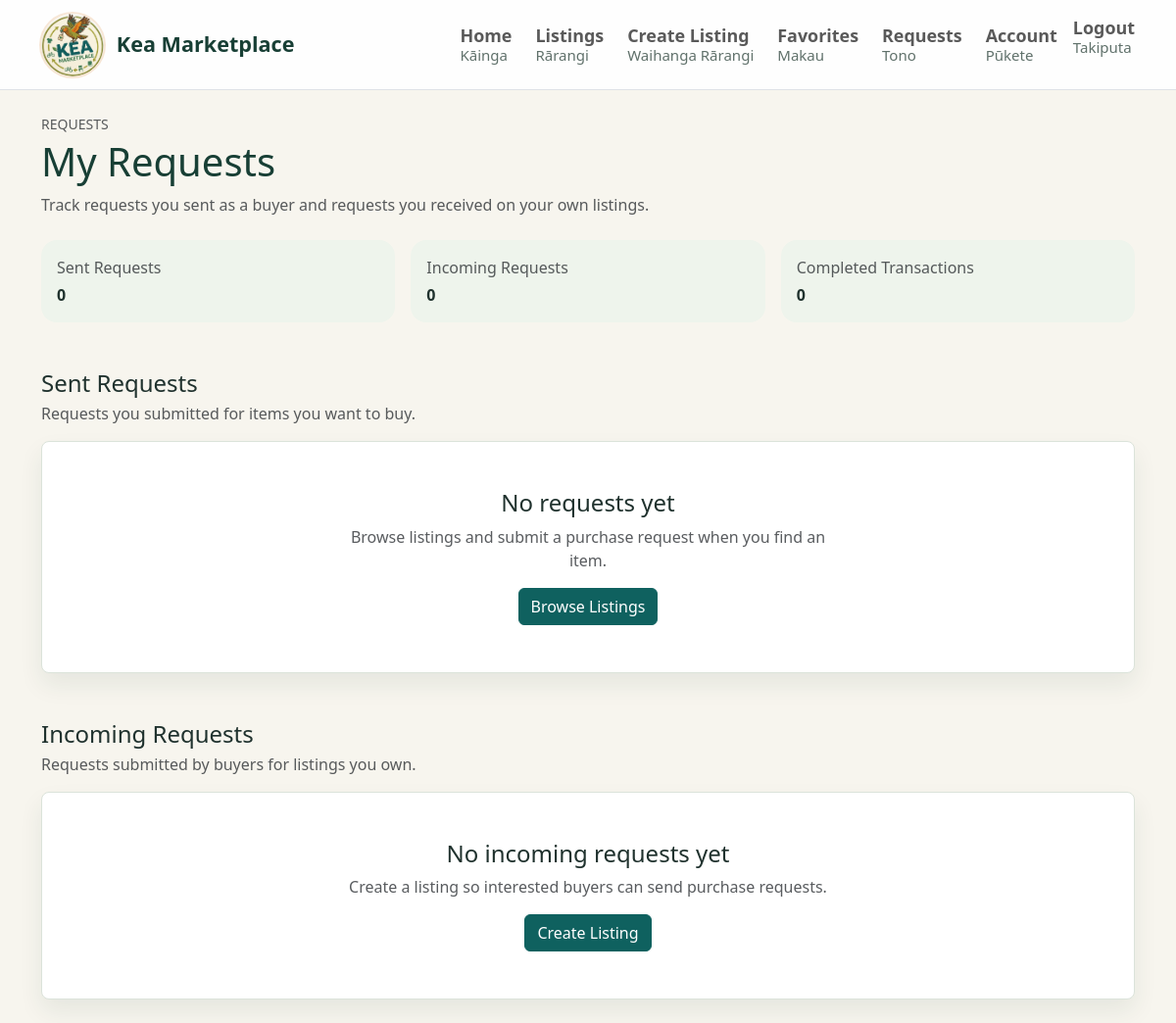
The app's page /requests/history (signed in), older data.
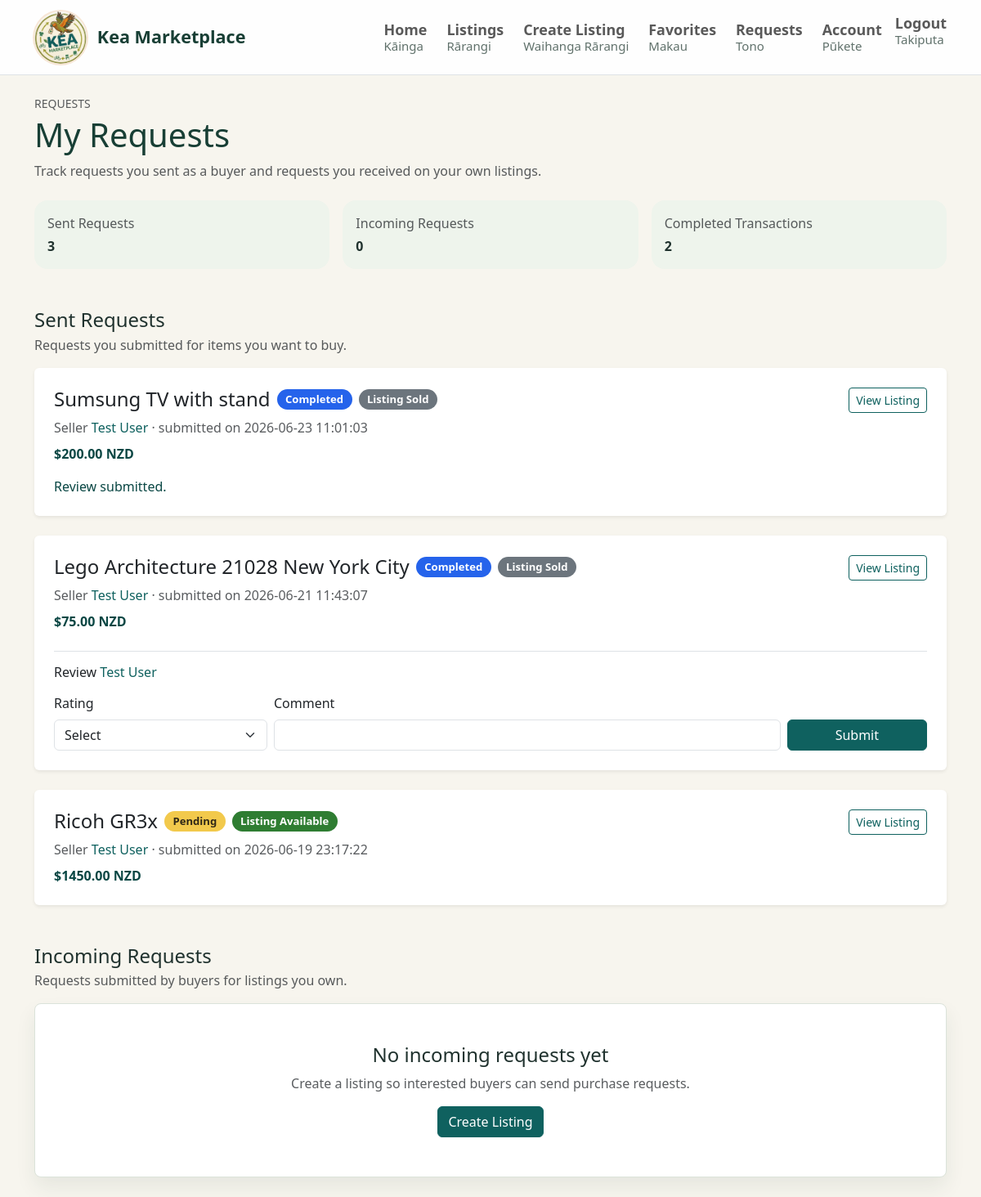
The same page, newer data.
### tables this page shows
CREATE TABLE requests (
    id INTEGER PRIMARY KEY AUTOINCREMENT,
    listing_id INTEGER NOT NULL,
    buyer_id INTEGER NOT NULL,
    seller_id INTEGER NOT NULL,
    status TEXT NOT NULL DEFAULT 'pending',
    is_locked INTEGER NOT NULL DEFAULT 0,
    message TEXT,
    created_at TEXT NOT NULL,
    updated_at TEXT NOT NULL,
    FOREIGN KEY (listing_id) REFERENCES listings(id),
    FOREIGN KEY (buyer_id) REFERENCES users(id),
    FOREIGN KEY (seller_id) REFERENCES users(id)
);

CREATE TABLE listings (
    id INTEGER PRIMARY KEY AUTOINCREMENT,
    seller_id INTEGER NOT NULL,
    category_id INTEGER NOT NULL,
    image_url TEXT NOT NULL,
    title TEXT NOT NULL,
    description TEXT NOT NULL,
    condition TEXT NOT NULL,
    price REAL NOT NULL,
    status TEXT NOT NULL DEFAULT 'available',
    created_at TEXT NOT NULL,
    updated_at TEXT NOT NULL,
    FOREIGN KEY (seller_id) REFERENCES users(id),
    FOREIGN KEY (category_id) REFERENCES categories(id)
);

CREATE TABLE users (
    id INTEGER PRIMARY KEY AUTOINCREMENT,
    display_name TEXT NOT NULL,
    full_name TEXT NOT NULL,
    date_of_birth TEXT NOT NULL,
    email TEXT NOT NULL UNIQUE,
    phone_number TEXT,
    preferred_contact_method TEXT NOT NULL,
    password_hash TEXT NOT NULL,
    role TEXT NOT NULL DEFAULT 'user',
    is_locked INTEGER NOT NULL DEFAULT 0,
    bio TEXT,
    created_at TEXT NOT NULL
);

### routes/transaction_routes.py (the view)
@transaction_bp.get("/requests/history")
@marketplace_user_required
def request_history() -> str:
    request_views = transaction_service.request_history(session["user_id"])
    return render_template(
        "request_history.html",
        outgoing_requests=request_views["outgoing_requests"],
        incoming_requests=request_views["incoming_requests"],
        summary=request_views["summary"],
    )

### models/db.py (called while the page is built)
def get_db() -> sqlite3.Connection:
    return DatabaseManager().get_connection()

    def __new__(cls):
        if cls._instance is None:
            cls._instance = super().__new__(cls)
        return cls._instance

    def get_connection(self) -> sqlite3.Connection:
        if "db" not in g:
            g.db = sqlite3.connect(current_app.config["DATABASE_PATH"])
            g.db.row_factory = sqlite3.Row
        return g.db

    def close_connection(self) -> None:
        db = g.pop("db", None)
        if db is not None:
            db.close()

### services/transaction_service.py (called while the page is built)
    @staticmethod
    def _review_exists(request_id: int, reviewer_id: int, reviewed_user_id: int) -> bool:
        db = get_db()
        review = db.execute(
            """
            SELECT id
            FROM reviews
            WHERE request_id = ? AND reviewer_id = ? AND reviewed_user_id = ?
            """,
            (request_id, reviewer_id, reviewed_user_id),
        ).fetchone()
        return review is not None

### utils/status_badges.py (called while the page is built)
def listing_status_badge_class(status: str) -> str:
    return LISTING_STATUS_BADGE_CLASSES.get(status, DEFAULT_STATUS_BADGE_CLASS)

### templates/request_history.html (shortened to what the changed rows need)
{% extends "base.html" %}
{% block content %}
<section class="mb-4">
    <h1 class="mb-2">My Requests</h1>
</section>
<section class="mb-5">
    <div class="row g-3">
        <div class="col-md-4">
            <div class="rounded-4 bg-light p-3 h-100">
                <span class="text-muted d-block mb-1">Sent Requests</span>
                <strong>{{ summary.sent_request_count }}</strong>
            </div>
        </div>
        <div class="col-md-4">
            <div class="rounded-4 bg-light p-3 h-100">
                <span class="text-muted d-block mb-1">Completed Transactions</span>
                <strong>{{ summary.completed_transaction_count }}</strong>
            </div>
        </div>
    </div>
</section>
<section class="mb-5">
    <div class="d-flex justify-content-between align-items-end gap-3 mb-3">
        <div>
            <h2 class="h4 mb-1">Sent Requests</h2>
        </div>
    </div>
    {% if outgoing_requests %}
        <div class="row g-4">
            {% for purchase_request in outgoing_requests %}
                <div class="col-12">
                    <article class="card border-0 shadow-sm">
                        <div class="card-body p-4">
                            <div
                                class="
                                    d-flex flex-column flex-lg-row
                                    justify-content-between gap-3
                                "
                            >
                                <div>
                                    <div class="d-flex flex-wrap align-items-center gap-2 mb-2">
                                        <h3 class="h4 mb-0">
                                            {{ purchase_request.listing_title }}
                                        </h3>
                                        <span class="{{ purchase_request.status_badge_class }}">
                                            {{ purchase_request.status_label }}
                                        </span>
                                        <span
                                            class="{{
                                                purchase_request.listing_status_badge_class
                                            }}"
                                        >
                                            Listing {{ purchase_request.listing_status_label }}
                                        </span>
                                    </div>
                                    <p class="text-muted mb-2">
                                        Seller
                                        <a
                                            class="text-decoration-none"
                                            href="{{
                                                url_for(
                                                    'profiles.view_public_profile',
                                                    user_id=purchase_request.seller_id
                                                )
                                            }}"
                                        >
                                            {{ purchase_request.seller_name }}
                                        </a>
                                        · submitted on {{ purchase_request.created_at }}
                                    </p>
                                    <p class="listing-price text-success fw-bold mb-0">
                                        ${{ purchase_request.listing_price_label }} NZD
                                    </p>
                                </div>
                                <div class="text-lg-end">
                                    <a
                                        class="btn btn-outline-primary btn-sm"
                                        href="{{
                                            url_for(
                                                'listings.view_listing_detail',
                                                listing_id=purchase_request.listing_id
                                            )
                                        }}"
                                    >
                                        View Listing
                                    </a>
                                </div>
                            </div>
                            {% set review_form_prefix = "outgoing" %}
                            {% include "_review_form.html" %}
                        </div>
                    </article>
                </div>
            {% endfor %}
        </div>
    {% else %}
        <div class="empty-state">
            <h3 class="h4 mb-2">No requests yet</h3>
            <p class="text-muted mb-3">
                Browse listings and submit a purchase request when you find an item.
            </p>
            <a class="btn btn-primary" href="{{ url_for('listings.browse_listings') }}">
                Browse Listings
            </a>
        </div>
    {% endif %}
</section>
<section>
    <div class="d-flex justify-content-between align-items-end gap-3 mb-3">
        <div>
            <h2 class="h4 mb-1">Incoming Requests</h2>
        </div>
    </div>
</section>
{% endblock %}

### templates/_review_form.html (shortened to what this page needs)
{% if purchase_request.can_review %}
    <form
        class="mt-4 border-top pt-3"
        action="{{ url_for('transactions.create_review') }}"
        method="post"
    >
        <h4 class="h6 mb-3">
            Review
            <a
                class="text-decoration-none"
                href="{{
                    url_for(
                        'profiles.view_public_profile',
                        user_id=purchase_request.reviewed_user_id
                    )
                }}"
            >
                {{ purchase_request.reviewed_user_name }}
            </a>
        </h4>
        <div class="row g-2 align-items-end">
            <div class="col-md-3">
                <label
                    class="form-label"
                    for="{{ review_form_prefix }}-score-{{ purchase_request.id }}"
                >
                    Rating
                </label>
                <select
                    class="form-select"
                    id="{{ review_form_prefix }}-score-{{ purchase_request.id }}"
                    name="score"
                    required
                >
                    <option value="">Select</option>
                </select>
            </div>
            <div class="col-md-7">
                <label
                    class="form-label"
                    for="{{ review_form_prefix }}-comment-{{ purchase_request.id }}"
                >
                    Comment
                </label>
                <input
                    class="form-control"
                    id="{{ review_form_prefix }}-comment-{{ purchase_request.id }}"
                    name="comment"
                    type="text"
                    maxlength="500"
                >
            </div>
            <div class="col-md-2">
                <button class="btn btn-primary w-100" type="submit">
                    Submit
                </button>
            </div>
        </div>
    </form>
{% elif purchase_request.has_reviewed %}
    <p class="text-success mt-3 mb-0">Review submitted.</p>
{% endif %}

Row changes from the older to the newer data that the page shows:
added requests: listing_title "Sumsung TV with stand", status_label "Completed", listing_status_label "Sold", seller_name "Test User", created_at "2026-06-23 11:01:03", listing_price_label "200.00", shows "Review submitted."
added requests: listing_title "Lego Architecture 21028 New York City", status_label "Completed", listing_status_label "Sold", seller_name "Test User", created_at "2026-06-21 11:43:07", listing_price_label "75.00", reviewed_user_name "Test User"
added requests: listing_title "Ricoh GR3x", status_label "Pending", listing_status_label "Available", seller_name "Test User", created_at "2026-06-19 23:17:22", listing_price_label "1450.00"
Text that changed along with them:
{{ summary.sent_request_count }}: "0" → "3"
{{ summary.completed_transaction_count }}: "0" → "2"
text no longer shown: "No requests yet Browse listings and submit a purchase request when you find an item. Browse Listings"
